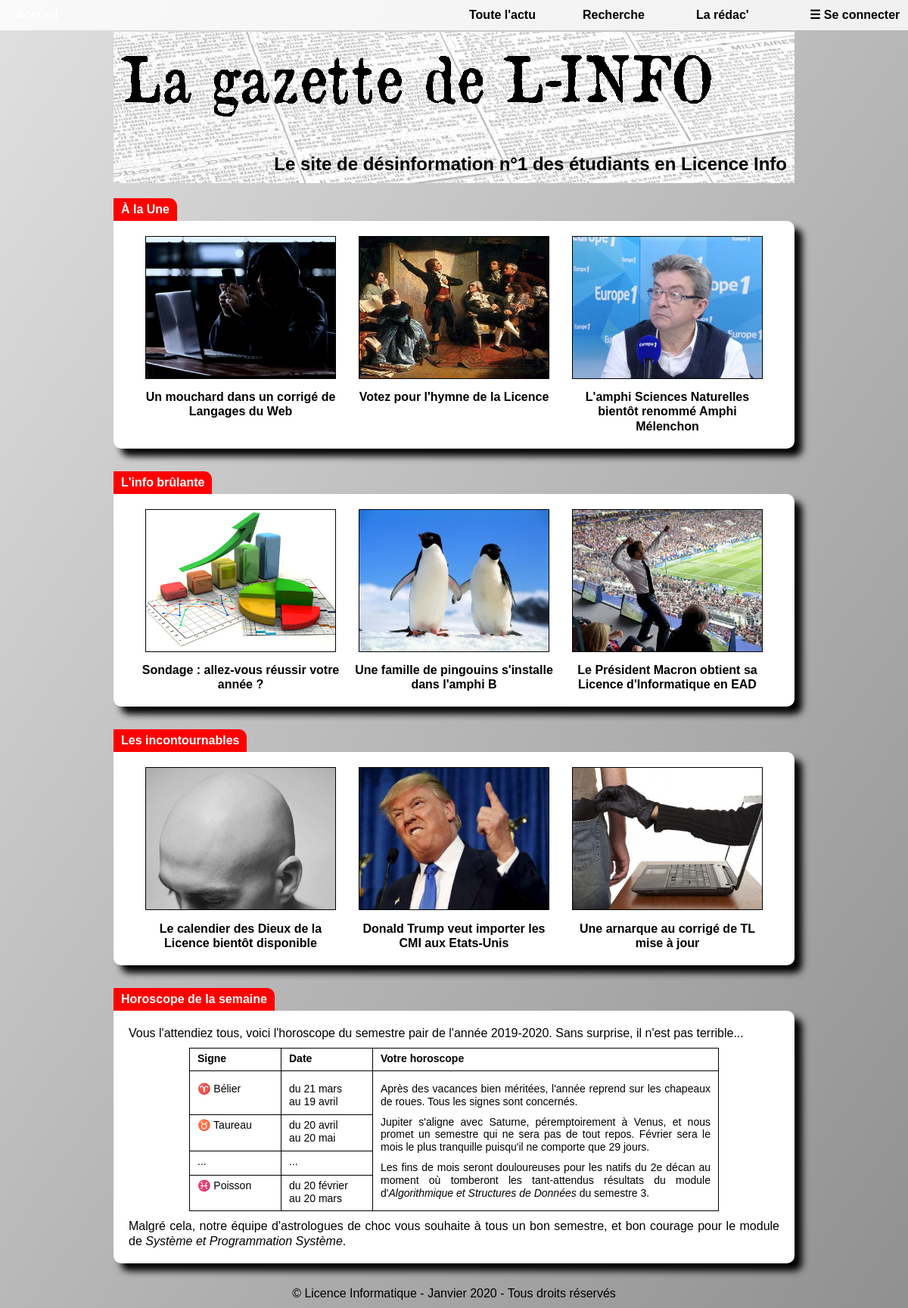
The page / on the database its author committed.
### tables this page shows
CREATE TABLE `article` (
  `arID` int(11) unsigned NOT NULL AUTO_INCREMENT,
  `arTitre` char(250) NOT NULL,
  `arResume` text NOT NULL,
  `arTexte` text NOT NULL,
  `arDatePublication` bigint(12) unsigned NOT NULL,
  `arDateModification` bigint(12) unsigned DEFAULT NULL,
  `arAuteur` char(20) NOT NULL,
  PRIMARY KEY (`arID`),
  FOREIGN KEY(`arAuteur`) REFERENCES `utilisateur`(`utPseudo`) ON UPDATE CASCADE ON DELETE RESTRICT
);

### php/bibli_generale.php (called while the page is built, shortened)
<?php
function em_html_proteger_sortie($content) {
    if (is_array($content)) {
        return $content;
    }
    if (is_string($content)){
        return htmlentities($content, ENT_QUOTES, 'UTF-8');
    }
    return $content;
}
?>

### index.php (the view, shortened to what this page needs)
<?php
require_once('./php/bibli_gazette.php');
require_once('./php/bibli_generale.php');
if (isset($_SESSION['user'])){
    $pseudo=$_SESSION['user']['pseudo'];
    $droits=array($_SESSION['user']['redacteur'],$_SESSION['user']['administrateur']);
}else{
    $pseudo='';
    $droits=array(false,false);
}
ah_aff_entete('Le site de désinformation n°1 des étudiants en Licence Info','', '.',$css='gazette.css',$pseudo,$droits);
eml_aff_contenu();
em_aff_pied();
function eml_aff_contenu() {
    $bd = em_bd_connecter();
    echo '<main>';
    $sql0 = 'SELECT arID, arTitre FROM article
             ORDER BY arDatePublication DESC
             LIMIT 0, 3';
    $tab0 = eml_bd_select_articles($bd, $sql0);
    eml_aff_vignettes('&Agrave; la Une', $tab0);
    $sql1 = 'SELECT arID, arTitre
             FROM article
             LEFT OUTER JOIN commentaire ON coArticle = arID
             GROUP BY arID
             ORDER BY COUNT(coArticle) DESC, rand()
             LIMIT 0, 3';
    $tab1 = eml_bd_select_articles($bd, $sql1);
    $sql2 = 'SELECT arID, arTitre FROM article
             WHERE arID NOT IN (' . join(',',array_keys($tab0)) . ',' . join(',',array_keys($tab1)) . ')
             ORDER BY rand() LIMIT 0, 3';
    $tab2 = eml_bd_select_articles($bd, $sql2);
    eml_aff_horoscope();
    echo '</main>';
}
function eml_aff_vignettes($titre, $tab) {
    echo '<section class="centre"><h2>', $titre, '</h2>';
    foreach ($tab as $value) {
        eml_aff_une_vignette($value);
    }
    echo '</section>';
}
function eml_aff_une_vignette($value) {
    $value = em_html_proteger_sortie($value);
    $id = $value['arID'];
    echo    '<a href="./php/article.php?id=', $id, '">',
                '<img src="', em_url_image_illustration($id, '.'), '" alt="Photo d\'illustration | ', $value['arTitre'], '"><br>',
                $value['arTitre'],
            '</a>';
}
function eml_bd_select_articles($bd, $sql) {
    $res = mysqli_query($bd, $sql) or em_bd_erreur($bd, $sql);
    $ret = array();
    while ($t = mysqli_fetch_assoc($res)) {
        $ret[$t['arID']] = $t;
    }
    return $ret;
}
function eml_aff_horoscope() {
    echo
         '<section>',
            '<h2>Horoscope de la semaine</h2>',
            '<p>Vous l\'attendiez tous, voici l\'horoscope du semestre pair de l\'année 2019-2020. Sans surprise, il n\'est pas terrible...</p>',
            '<table id="horoscope">',
                '<tr>',
                    '<td>Signe</td>',
                    '<td>Date</td>',
                    '<td>Votre horoscope</td>',
                '</tr>',
                '<tr>',
                    '<td>&#9800; Bélier</td>',
                    '<td>du 21 mars<br>au 19 avril</td>',
                    '<td rowspan="4">',
                        '<p>Après des vacances bien méritées, l\'année reprend sur les chapeaux de roues. Tous les signes sont concernés. </p>',
                        '<p>Jupiter s\'aligne avec Saturne, péremptoirement à Venus, et nous promet un semestre qui ne sera pas de tout repos. ',
                        'Février sera le mois le plus tranquille puisqu\'il ne comporte que 29 jours.</p>',
                        '<p>Les fins de mois seront douloureuses pour les natifs du 2e décan au moment où tomberont les tant-attendus résultats ',
                            'du module d\'<em>Algorithmique et Structures de Données</em> du semestre 3.</p>',
                    '</td>',
                '</tr>',
                '<tr>',
                    '<td>&#9801; Taureau</td>',
                    '<td>du 20 avril<br>au 20 mai</td>',
                '</tr>',
                '<tr>',
                    '<td>...</td>',
                    '<td>...</td>',
                '</tr>',
                '<tr>',
                    '<td>&#9811; Poisson</td>',
                    '<td>du 20 février<br>au 20 mars</td>',
                '</tr>',
            '</table>',
            '<p>Malgré cela, notre équipe d\'astrologues de choc vous souhaite à tous un bon semestre, et bon courage pour le module de ',
                '<em>Système et Programmation Système</em>.</p>',
        '</section>';
}
?>

### php/bibli_gazette.php (shortened to what this page needs)
<?php
function em_aff_debut($title = '', $prefix='..', $css = 'gazette.css') {
    echo
        '<!doctype html>',
        '<html lang="fr">',
            '<head>',
                '<meta charset="UTF-8">',
                '<title>La gazette de L-INFO', ($title != '') ? ' | ' : '', $title, '</title>',
                $css != '' ? "<link rel='stylesheet' type='text/css' href='{$prefix}/styles/{$css}'>" : '',
            '</head>',
            '<body>';
}
function em_aff_menu($pseudo='', $droits = array(true, false), $prefix = '..') {
    echo '<nav><ul>',
            '<li><a href="', $prefix, '/index.php">Accueil</a></li>',
            '<li><a href="', $prefix, '/php/actus.php">Toute l\'actu</a></li>',
            '<li><a href="', $prefix, '/php/recherche.php">Recherche</a></li>',
            '<li><a href="', $prefix, '/php/redaction.php">La rédac\'</a></li>',
            '<li>';
    if ($pseudo) {
        echo '<a href="#">', $pseudo, '</a>',
                '<ul>',
                    '<li><a href="', $prefix, '/php/compte.php">Mon profil</a></li>',
                    $droits[0] ? "<li><a href=\"{$prefix}/php/edition.php\">Editer article</a></li>" : '',
                    $droits[0] ? "<li><a href=\"{$prefix}/php/nouveau.php\">Nouvel article</a></li>" : '',
                    $droits[1] ? "<li><a href=\"{$prefix}/php/admin.php\">Administration</a></li>" : '',
                    '<li><a href="', $prefix, '/php/deconnexion.php">Se déconnecter</a></li>',
                '</ul>';
    }
    else {
        echo '<a href="', $prefix, '/php/connexion.php">Se connecter</a>';
    }
    echo '</li></ul></nav>';
}
function em_aff_header($h1, $prefix='..'){
    echo '<header>',
            '<img src="', $prefix, '/images/titre.png" alt="La gazette de L-INFO" width="780" height="83">',
            '<h1>', $h1, '</h1>',
        '</header>';
}
function ah_aff_entete($h1, $title='', $prefix='..', $css = 'gazette.css',$pseudo,$droits){
    em_aff_debut($title, $prefix, $css);
    em_aff_menu($pseudo, $droits, $prefix);
    em_aff_header($h1, $prefix);
}
function em_aff_pied() {
    echo    '<footer>&copy; Licence Informatique - Janvier 2020 - Tous droits réservés</footer>',
        '</body>',
    '</html>';
}
function em_url_image_illustration($id, $prefix='..') {
    $url = "{$prefix}/upload/{$id}.jpg";
    return $url;
}
?>

### styles/gazette.css (style rules this page uses)
html, body, div, span, applet, object, iframe, h1, h2, h3, h4, h5, h6, p, blockquote, pre, a, abbr, acronym, address, big, cite, code, del, dfn, em, img, ins, kbd, q, s, samp, small, strike, strong, sub, sup, tt, var, b, u, i, center, dl, dt, dd, ol, ul, li, fieldset, form, label, legend, table, caption, tbody, tfoot, thead, tr, th, td, article, aside, canvas, details, embed, figure, figcaption, footer, header, hgroup, menu, nav, output, ruby, section, summary, time, mark, audio, video { margin: 0; padding: 0; border: 0; font-size: 100%; font: inherit; vertical-align: baseline; }
article, aside, details, figcaption, figure, footer, header, hgroup, menu, nav, section { display: block; }
body { line-height: 1; }
ol, ul { list-style: none; }
table { border-collapse: collapse; border-spacing: 0; }
body { font-family: Trebuchet, arial, verdana, sans-serif; line-height: 1.2; background: #EEE; background: linear-gradient(to bottom right, #E0E0E0, #909090); }
i, em { font-style: italic; }
h1 { font-size: 24px; font-weight: bold; }
a[href], a[href]:visited { color: #0000DD; text-decoration: none; }
body > header, main, body > footer { width: 900px; margin: 0px auto; background-color: transparent; }
p, blockquote { text-align: justify; margin: 10px auto; }
ul { list-style: circle; margin-left: 30px; }
.centre { text-align: center; }
nav { position: fixed; z-index: 1000; top: 0px; width: 100%; height: 40px; }
nav > ul { width: 100%; height: 100%; margin: 0; cursor: pointer; transition: background 0.4s linear 0s; background: rgba(255, 255, 255, 0.8); text-align: right; }
nav > ul > li { text-align: left; display: inline-block; width: 150px; }
nav > ul > li:first-child { float: left; }
nav > ul > li:last-of-type > a::before { content: "\2630\00A0"; }
nav a[href], nav a[href]:visited { display: block; font-weight: bold; color: black; transition: background 0.4s linear 0s; padding: 10px 5px 10px 20px; }
body > header { position: relative; margin-top: 42px; background: url(../images/fond.png); height: 200px; }
header > img { margin: 30px 0 0 10px; }
header h1 { position: absolute; bottom: 10px; right: 10px; }
body > footer { text-align: center; margin-bottom: 10px; }
section { position: relative; margin: 50px 0 60px 0; background-color: white; padding: 10px 20px; border-radius: 0 10px 10px 10px; box-shadow: 10px 10px 10px #000; }
section:last-of-type { margin-bottom: 30px; }
section > h2 { position: absolute; top: -30px; left: 0px; height: 20px; background: red; color: white; font-weight: bold; font-size: 16px; width: auto; border-radius: 0 10px 0 0; padding: 5px 10px; }
section > a[href], section > a[href]:visited { display: inline-block; width: 270px; vertical-align: top; margin: 0; padding: 10px 0 10px 0; text-decoration: none; color: #000; font-weight: bold; }
section > a:not(:first-of-type):not(:last-of-type) { margin: 0 12px 0 12px; }
section > a > img { border: solid 1px #000; width: 250px; height: 187px; margin: 0 0 10px 0; }
#horoscope { width: 700px; margin: 10px auto; font-size: 14px; }
#horoscope tr:first-child { font-weight: bold; }
#horoscope tr { height: 30px; }
#horoscope td { padding: 5px 10px; border: solid 1px #000; text-align:justify; }
#horoscope td:nth-child(1), #horoscope td:nth-child(2) { width: 100px; }

### rows shown on the page
article: shows a picture, arTitre "Un mouchard dans un corrigé de Langages du Web"
article: shows a picture, arTitre "Votez pour l'hymne de la Licence"
article: shows a picture, arTitre "L'amphi Sciences Naturelles bientôt renommé Amphi Mélenchon"
article: shows a picture, arTitre "Sondage : allez-vous réussir votre année ?"
article: shows a picture, arTitre "Une famille de pingouins s'installe dans l'amphi B"
article: shows a picture, arTitre "Le Président Macron obtient sa Licence d'Informatique en EAD"
article: shows a picture, arTitre "Le calendier des Dieux de la Licence bientôt disponible"
article: shows a picture, arTitre "Donald Trump veut importer les CMI aux Etats-Unis"
article: shows a picture, arTitre "Une arnarque au corrigé de TL mise à jour"

### other values the page prints
$h1 "Le site de désinformation n°1 des étudiants en Licence Info"
$titre "À la Une L'info brûlante Les incontournables"
